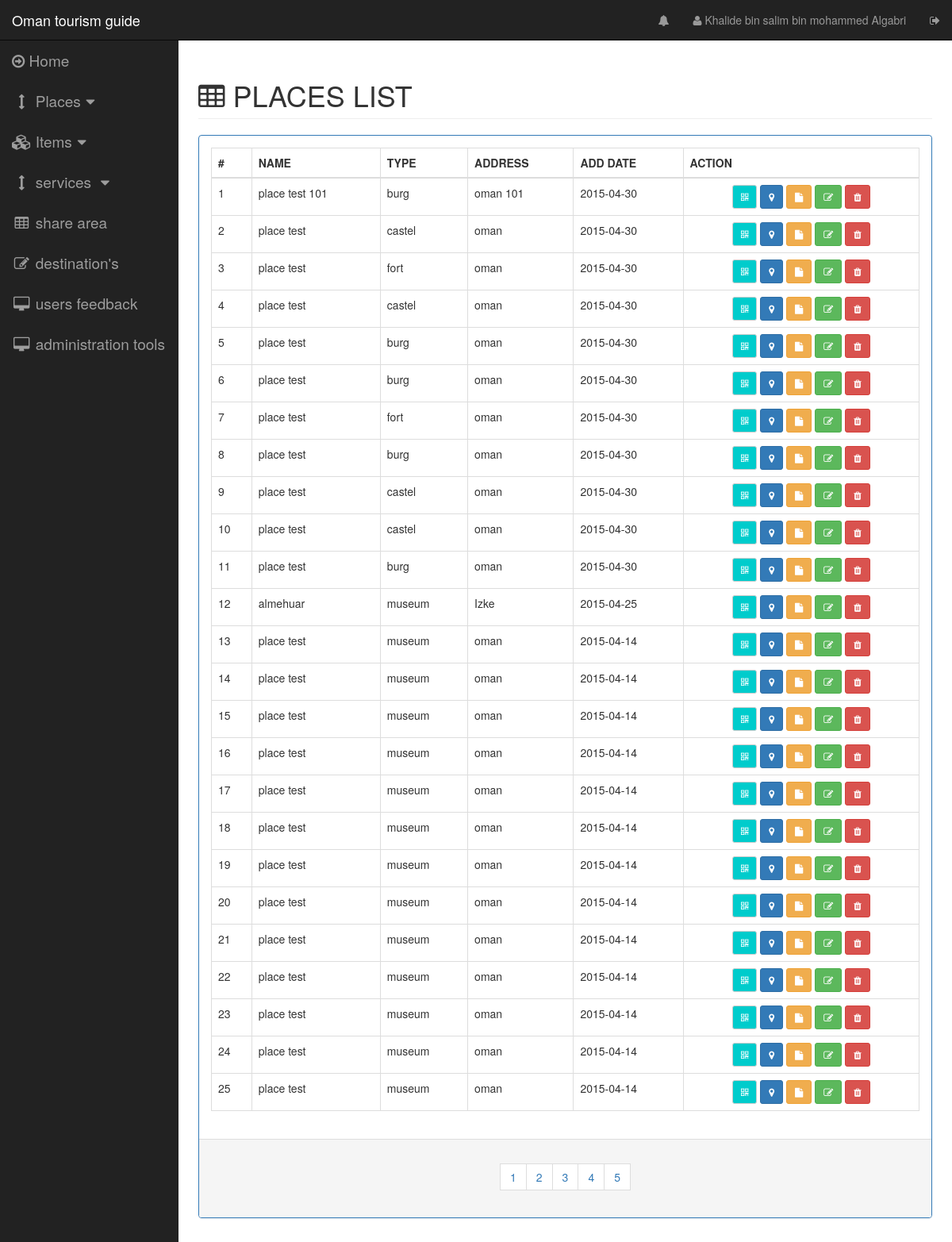
The page /pages/placeslist.php (signed in) on the database its author committed.
### tables this page shows
CREATE TABLE IF NOT EXISTS `place` (
  `place_id` int(11) NOT NULL AUTO_INCREMENT,
  `place_type` int(11) NOT NULL,
  `place_name` varchar(45) NOT NULL,
  `address` varchar(132) DEFAULT NULL,
  `place_location_lat` float DEFAULT NULL,
  `place_location_lng` float DEFAULT NULL,
  `place_admin_creator` int(11) NOT NULL,
  `view` int(1) NOT NULL DEFAULT '1',
  `description` text NOT NULL,
  `create_date` timestamp NOT NULL DEFAULT CURRENT_TIMESTAMP ON UPDATE CURRENT_TIMESTAMP,
  `last_update` timestamp NOT NULL DEFAULT '0000-00-00 00:00:00',
  PRIMARY KEY (`place_id`,`place_type`,`place_admin_creator`),
  KEY `place_type_id_idx` (`place_type`),
  KEY `place_admin_creator_id_idx` (`place_admin_creator`)
);

CREATE TABLE IF NOT EXISTS `place_type` (
  `place_id` int(11) NOT NULL AUTO_INCREMENT,
  `place_name` varchar(45) NOT NULL,
  PRIMARY KEY (`place_id`)
);

### server/dboperation.php (called while the page is built, shortened)
<?php
class dboperation {
    public static function placeTotalCount() {
        try {
            $dbh = new PDO("mysql:host=" . DB_HOST . ";dbname=" . DB_NAME . "", DB_USERNAME, DB_PASSWORD, array(PDO::MYSQL_ATTR_INIT_COMMAND => "SET NAMES 'utf8'"));
            $sql = 'SELECT count(*) as count FROM place WHERE 1';
            foreach ($dbh->query($sql) as $row) {
                $count = $row['count'];
            }
            return $count;
        } catch (PDOException $e) {
            echo $e->getMessage();
        }
    }
    public static function getPlacesList($selectfrom = 1, $selectamount = 25) {
        $response = array("status" => "false", "data" => "");
        try {
            $dbh = new PDO("mysql:host=" . DB_HOST . ";dbname=" . DB_NAME . "", DB_USERNAME, DB_PASSWORD, array(PDO::MYSQL_ATTR_INIT_COMMAND => "SET NAMES 'utf8'"));
            $dbh->setAttribute(PDO::ATTR_ERRMODE, PDO::ERRMODE_EXCEPTION);
            $stmt = $dbh->prepare('SELECT
                                    place.place_id,
                                    place_type.place_name AS placetype,
                                    place.address,
                                    place.view,
                                    place.place_location_lat,
                                    place.place_location_lng,
                                    place.description,
                                    DATE(place.create_date) AS adddate,
                                    place.place_name,
                                    place.place_type
                                  FROM place
                                    INNER JOIN place_type
                                      ON place.place_type = place_type.place_id
                      ORDER BY place.create_date DESC
                      LIMIT ' . $selectfrom . ' , ' . $selectamount . '');
            $stmt->execute();
            $result = $stmt->fetchAll();
            $response = array("status" => "false", "data" => "");
            $place = array("id" => "",
                "placetype" => "",
                "name" => "",
                "view" => "",
                "locationlat" => "",
                "desc" => "",
                "locationlang" => "",
                "createdate" => "",
                "placetypeid" => "",
                "address" => "");
            $data = array();
            foreach ($result as $row) {
                $place["id"] = $row['place_id'];
                $place["type"] = $row['placetype'];
                $place["placetypeid"] = $row['place_type'];
                $place["name"] = $row['place_name'];
                $place["view"] = $row['view'];
                $place["address"] = $row['address'];
                $place["locationlat"] = $row['place_location_lat'];
                $place["locationlang"] = $row['place_location_lng'];
                $place["creatdate"] = $row['adddate'];
                $place["desc"] = $row['description'];
                array_push($data, $place);
            }
            $response['data'] = $data;
            $response["status"] = "true";
        } catch (PDOException $e) {
            $response["data"] = $e->getMessage();
            $response["status"] = "false";
            echo $e->getMessage();
        } finally {
            return json_encode($response);
        }
    }
}

### controlpages/placeslist.php (the view)
<div class="row">
    <div class="col-lg-12">
        <h1 class="page-header" style="text-transform: uppercase"><span class="fa fa-table"></span>&nbsp;places list</h1>
    </div>
</div>
<div class="row">
    <div class="col-lg-12 col-md-12">
        <div class="panel panel-primary">
            <div class="panel-body">
                <table id="places-list-table" class="table table-bordered table-hover">
                    <thead>
                        <tr>
                            <th>#</th>
                            <th>NAME</th>
                            <th>TYPE</th>
                            <th>ADDRESS</th>
                            <th>ADD DATE</th>
                            <th>ACTION</th>
                        </tr>
                    </thead>
                    <tbody >
                        <?php
                        $selectamount = 25;
                        $placelist = json_decode(dboperation::getPlacesList(0, $selectamount));
                        $num = 1;
                        foreach ($placelist->data as $key => $object) {
                            ?>
                        <tr id="place_list_tr_<?php echo $num; ?>">
                                <td><?php echo $num; ?></td>
                                <td><?php echo $object->name ?></td>
                                <td><?php echo $object->type ?></td>
                                <td><?php echo $object->address ?></td>
                                <td><?php echo $object->creatdate ?></td>
                                <td>
                        <center>
                            <?php
                            $desc = str_replace("'", "\'", $object->desc);
                            ?>
                            <span data-toggle="modal" data-target="#qr_modal" onclick="PlaceOperations.setPlaceQrModal('<?php echo $object->id ?>',  '<?php echo $object->name?>')" title="QR" class="qr-button btn btn-sm btn-default"><i class="fa fa-qrcode"></i></span>
                            <span data-toggle="modal" data-target="#map_modal" onclick="PlaceOperations.setmapplacelocation('<?php echo $object->locationlat ?>', '<?php echo $object->locationlang ?>')"title="open on the map" class="btn btn-sm btn-primary"><i class="fa fa-map-marker"></i></span>
                            <span onclick="PlaceOperations.setplacedesc('<?php echo $desc;?>')" data-toggle="modal" data-target="#place_desc_modal" title="descrption" class="btn btn-sm btn-warning "><i class="fa fa-file"></i></span>
                            <span onclick="PlaceOperations.setupdateplacemodelforminfo(
                                        '<?php echo $object->id; ?>',
                                        '<?php echo $object->placetypeid; ?>',
                                        '<?php echo $object->name; ?>',
                                        '<?php echo $object->address; ?>',
                                        '<?php echo $object->locationlat; ?>',
                                        '<?php echo $object->locationlang; ?>',
                                        '<?php echo $desc; ?>',
                                        '<?php echo $object->view; ?>'
                                        )" data-toggle="modal" data-target="#update_place_modal" title="edit place information" class="btn btn-sm btn-success "><i class="fa fa-edit"></i></span>
                            <span onclick="PlaceOperations.setdeletplacemodelforminfo( '<?php echo $object->id; ?>',  '<?php echo $num;?>')" data-toggle="modal" data-target="#remove_place_modal" title="remove" class="btn btn-sm btn-danger"><i class="fa fa-trash"></i></span>
                        </center>
                        </td>
                        </tr>
                        <?php
                        $num++;
                    }
                    ?>
                    </tbody>
                </table>
            </div>
            <div class="panel-footer">
                <center>
                    <nav>
                        <ul class="pagination">
                            <?php
                            $placecount = dboperation::placeTotalCount();
                            $pages = intval($placecount) / $selectamount;
                            if (is_float($pages)) {
                                $pages = intval($pages + 1);
                            }
                           $selectfrom = 0;
                            $selectto = $selectamount;
                            $roundnum = 1;
                            for ($index = 0; $index < $pages; $index++) {
                                ?>
                                <li>
                                    <span
                                        onclick="placesListFunctions.placesnextpage('<?php echo $selectfrom; ?>', '<?php echo $selectamount ?>')"
                                        class="btn" style="border-radius: 0px;">
                                        <?php echo $index + 1; ?>
                                    </span>
                                </li>
                                <?php
                                $roundnum++;
                                $selectfrom = $selectto;
                                $selectto = $selectamount * $roundnum;
                            }
                            ?>
                        </ul>
                    </nav>
                </center>
            </div>
        </div>
    </div>
</div>

### css/sb-admin.css (style rules this page uses)
body { margin-top: 100px; background-color: #222; }
@media (min-width:768px) { body { margin-top: 50px; } }

### css/main.css (style rules this page uses)
.qr-button { background: #00cccc; color: #FFFFFF; }

### rows shown on the page
place: place_name "place test 101", place_type.place_name "burg", address "oman 101", creatdate "2015-04-30"
place: place_name "place test", place_type.place_name "castel", address "oman", creatdate "2015-04-30"
place: place_name "place test", place_type.place_name "fort", address "oman", creatdate "2015-04-30"
place: place_name "place test", place_type.place_name "castel", address "oman", creatdate "2015-04-30"
place: place_name "place test", place_type.place_name "burg", address "oman", creatdate "2015-04-30"
place: place_name "place test", place_type.place_name "burg", address "oman", creatdate "2015-04-30"
place: place_name "place test", place_type.place_name "fort", address "oman", creatdate "2015-04-30"
place: place_name "place test", place_type.place_name "burg", address "oman", creatdate "2015-04-30"
place: place_name "place test", place_type.place_name "castel", address "oman", creatdate "2015-04-30"
place: place_name "place test", place_type.place_name "castel", address "oman", creatdate "2015-04-30"
place: place_name "place test", place_type.place_name "burg", address "oman", creatdate "2015-04-30"
place: place_name "almehuar", place_type.place_name "museum", address "Izke", creatdate "2015-04-25"
place: place_name "place test", place_type.place_name "museum", address "oman", creatdate "2015-04-14"
place: place_name "place test", place_type.place_name "museum", address "oman", creatdate "2015-04-14"
place: place_name "place test", place_type.place_name "museum", address "oman", creatdate "2015-04-14"
place: place_name "place test", place_type.place_name "museum", address "oman", creatdate "2015-04-14"
place: place_name "place test", place_type.place_name "museum", address "oman", creatdate "2015-04-14"
place: place_name "place test", place_type.place_name "museum", address "oman", creatdate "2015-04-14"
place: place_name "place test", place_type.place_name "museum", address "oman", creatdate "2015-04-14"
place: place_name "place test", place_type.place_name "museum", address "oman", creatdate "2015-04-14"
place: place_name "place test", place_type.place_name "museum", address "oman", creatdate "2015-04-14"
place: place_name "place test", place_type.place_name "museum", address "oman", creatdate "2015-04-14"
place: place_name "place test", place_type.place_name "museum", address "oman", creatdate "2015-04-14"
place: place_name "place test", place_type.place_name "museum", address "oman", creatdate "2015-04-14"
place: place_name "place test", place_type.place_name "museum", address "oman", creatdate "2015-04-14"

### other values the page prints
$_SESSION['login-admin-name'] "Khalide bin salim bin mohammed Algabri"
